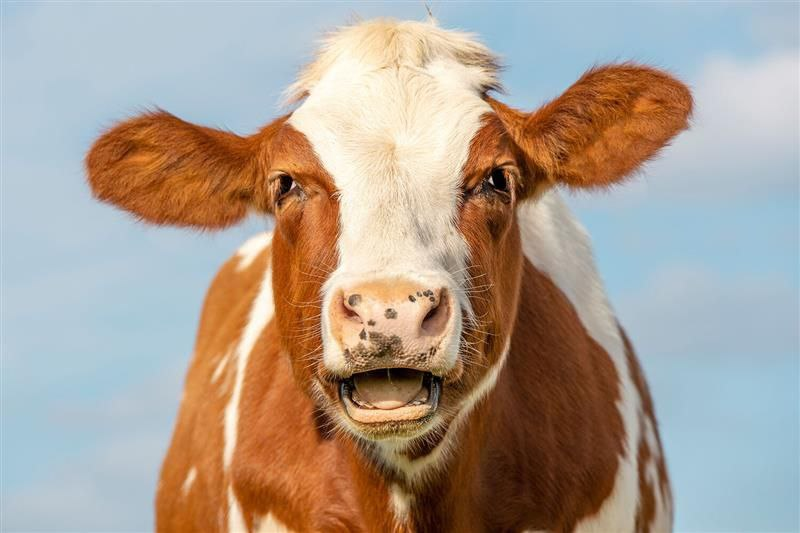
#> input picture images/cow.jpg, 800 x 533 px, found by its file name
$ python project.py
#> lines starting #> are read from the running program, lines starting #| are printed output that depends on the picture; pictures that were not available may be replaced by others from this repository, and a replacement may not be noted
#> further down, img_cow is the input picture: PIL image 800x533 RGB; mean R, G, B 171.9, 158.2, 146
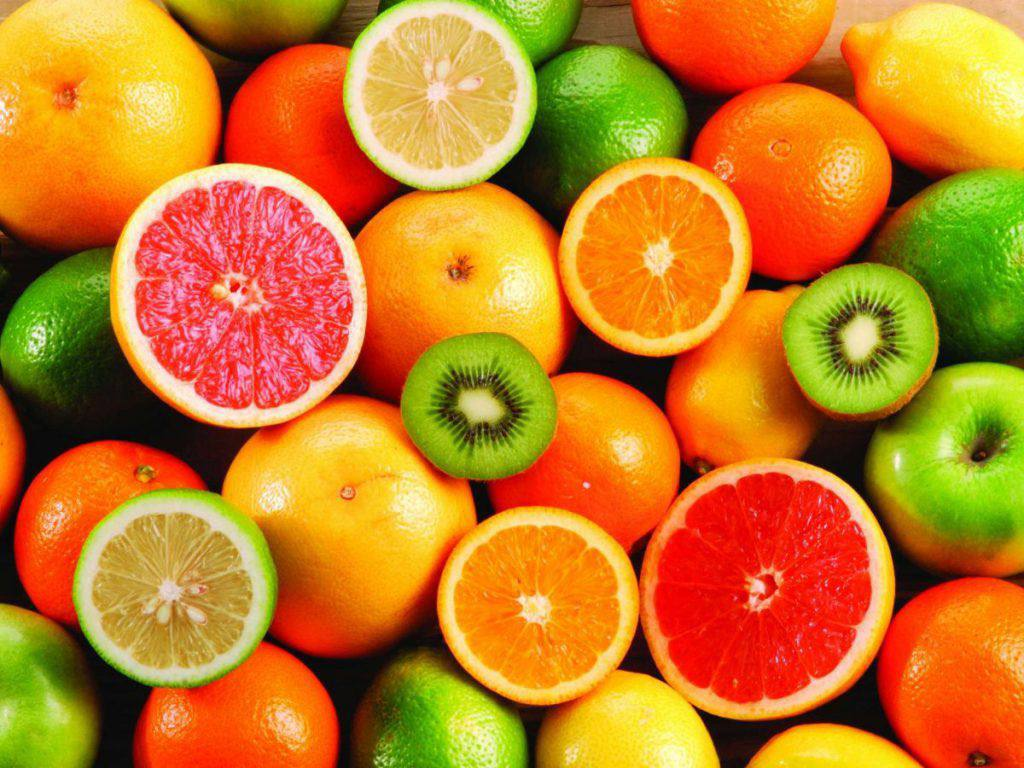
#> input picture images/fruits.jpg, 1024 x 768 px, given in place of monk.jpg, which was not available
#> further down, img_monk is the input picture: PIL image 1024x768 RGB; mean R, G, B 195, 123.8, 34.9
from PIL import Image, ImageDraw # Include ior library

def invert_colors(img_in):
    w, h = img_in.size
    img_out = Image.new('L',(w, h))
    for x in range(w):
        for y in range(h):
            original_pxl = img_in.getpixel((x, y)) # The value of the
            result_pxl = 255 - original_pxl
            img_out.putpixel((x, y), result_pxl)
    return img_out

def blend_image(img1, img2, alpha):
    w1, h1 = img1.size
    w2, h2 = img2.size
    dw = abs(w1 - w2)
    dh = abs(h1 - h2)
    img_big = img1 if (w1 > w2 and h1 > h2) else img2
    img_small = img2 if (w1 > w2 and h1 > h2) else img1
    w = w2 if (w1 > w2) else w1
    h = h2 if (h1 > h2) else h1
    img_cut = Image.new('L', (w2, h2))
    for x in range(w):
        for y in range(h):
            pxl = img_big.getpixel((x+dw/2, y+dh/2))
            img_cut.putpixel((x, y), pxl)
    img_out = Image.new('L', (w, h))
    for x in range(w):
        for y in range(h):
            pxl1 = img_cut.getpixel((x, y))
            pxl2 = img_small.getpixel((x, y))
            result_pxl = int((1 - alpha)*pxl1 + alpha*pxl2)
            img_out.putpixel((x, y), result_pxl)
    return img_out

def selet_frame(img, point1, point2):
    img_f = img
    draw = ImageDraw.Draw(img_f)
    start = point1
    w = point2[0] - point1[0]
    h = point2[1] - point1[1]
    draw.rectangle([start, (w,h)], outline = (255, 0, 0), width = 3)
    img_f.show()

def color_invert(img):
    r, g, b = img.split()
    r_new = invert_colors(r)
#> in invert_colors, `img_out = Image.new('L',(w, h))`: img_out: PIL image 800x533 L; every value is 0
    g_new = invert_colors(g)
    b_new = invert_colors(b)
    img_out = Image.merge('RGB',[r_new, g_new, b_new])
#> img_out: PIL image 800x533 RGB
    return img_out

def color_blend(img1, img2, alpha):
#> called with alpha = 0.5
    r1, g1, b1 = img1.split()
    r2, g2, b2 = img2.split()
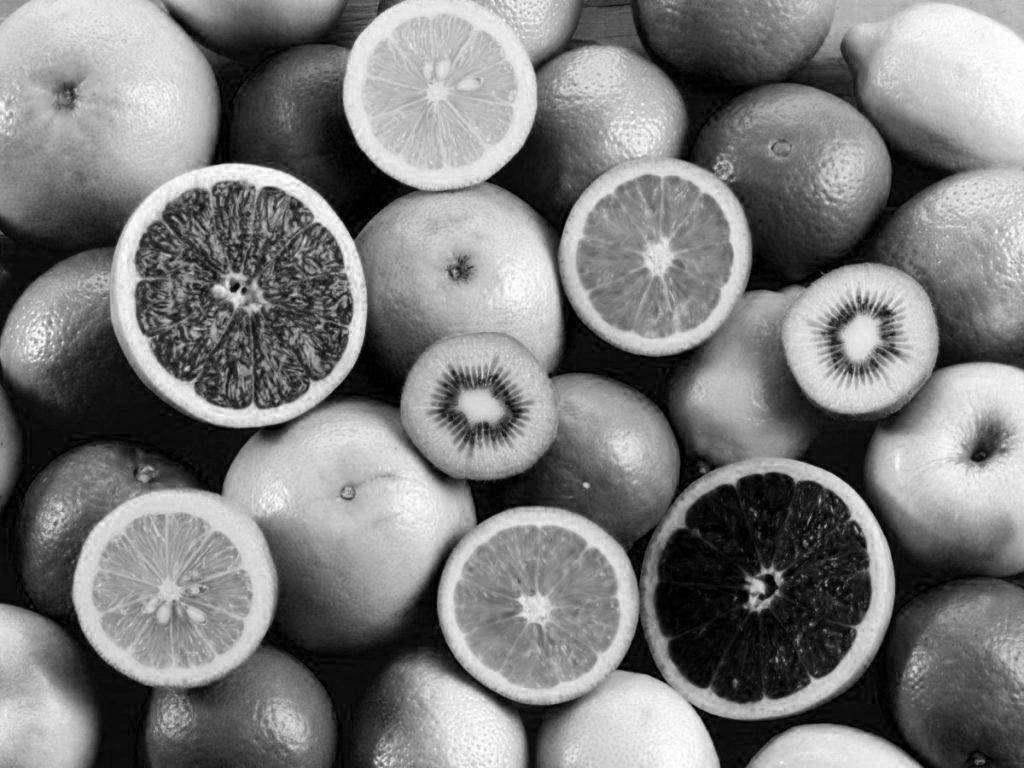
#> g2: PIL image 1024x768 L; min 0, max 255, mean 123.8
    r_new = blend_image(r1, r2, alpha)
#> in blend_image, `img_cut = Image.new('L', (w2, h2))`: img_cut: PIL image 1024x768 L; every value is 0
    g_new = blend_image(g1, g2, alpha)
#> call 2 of blend_image, with alpha = 0.5
#> after the loop in blend_image (call 2), `for x in range(w):`:
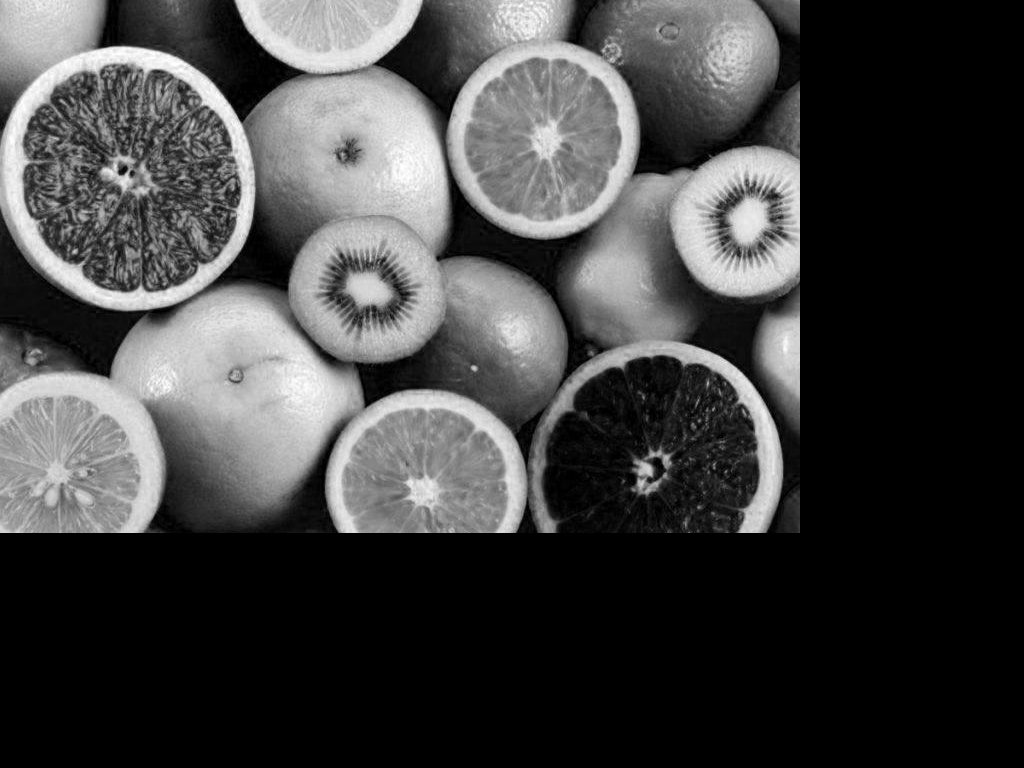
#> img_cut: PIL image 1024x768 L; min 0, max 255, mean 65.1
#> after the loop in blend_image (call 2), `for x in range(w):`:
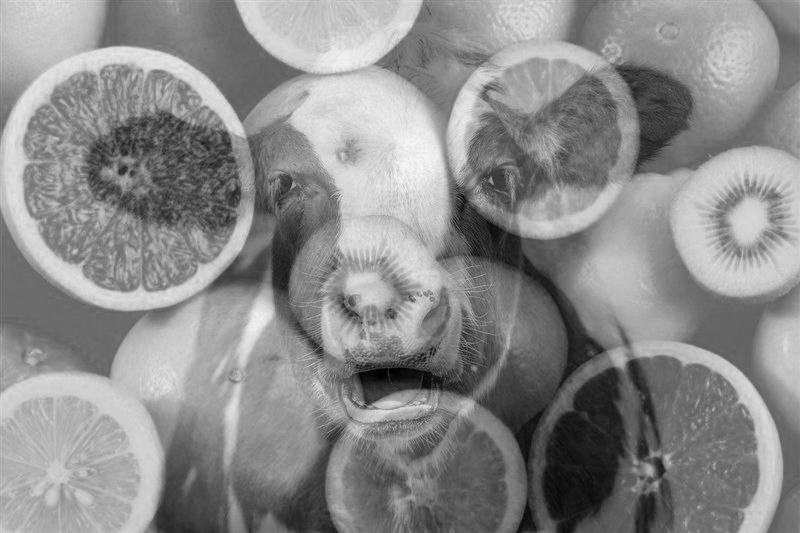
#> img_out: PIL image 800x533 L; min 0, max 249, mean 138.9
    b_new = blend_image(b1, b2, alpha)
#> call 3 of blend_image, with alpha = 0.5
#> after the loop in blend_image (call 3), `for x in range(w):`:
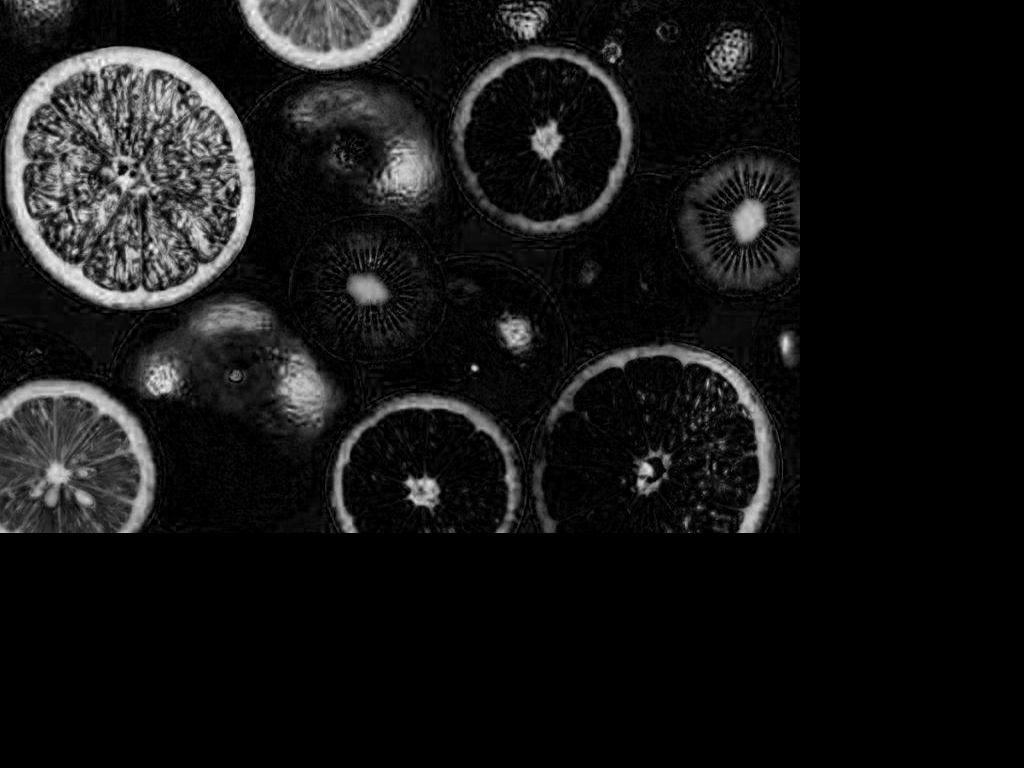
#> img_cut: PIL image 1024x768 L; min 0, max 253, mean 21.4
#> after the loop in blend_image (call 3), `for x in range(w):`:
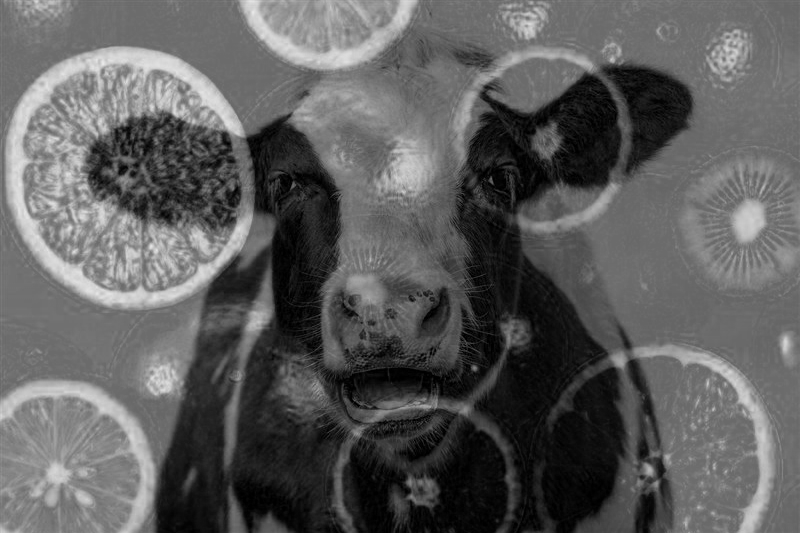
#> img_out: PIL image 800x533 L; min 0, max 234, mean 92.5
    img_out = Image.merge('RGB',[r_new, g_new, b_new])
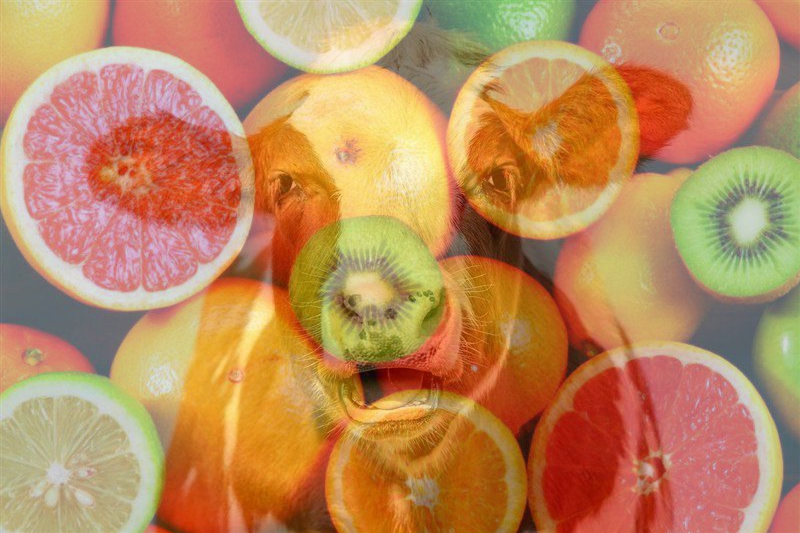
#> img_out: PIL image 800x533 RGB; mean R, G, B 190.5, 138.9, 92.5
    return img_out

filename = 'cow.jpg' # Set the file name
with Image.open(filename) as img_cow: # Open file
    img_cow.load()                    # Open like PIL image

filename = 'monk.jpg' # Set the file name
with Image.open(filename) as img_monk: # Open file
    img_monk.load()

img_cow_inv = color_invert(img_cow)
img_cow_inv.show()
img_blend = color_blend(img_cow, img_monk, 0.5)
img_blend.show()
